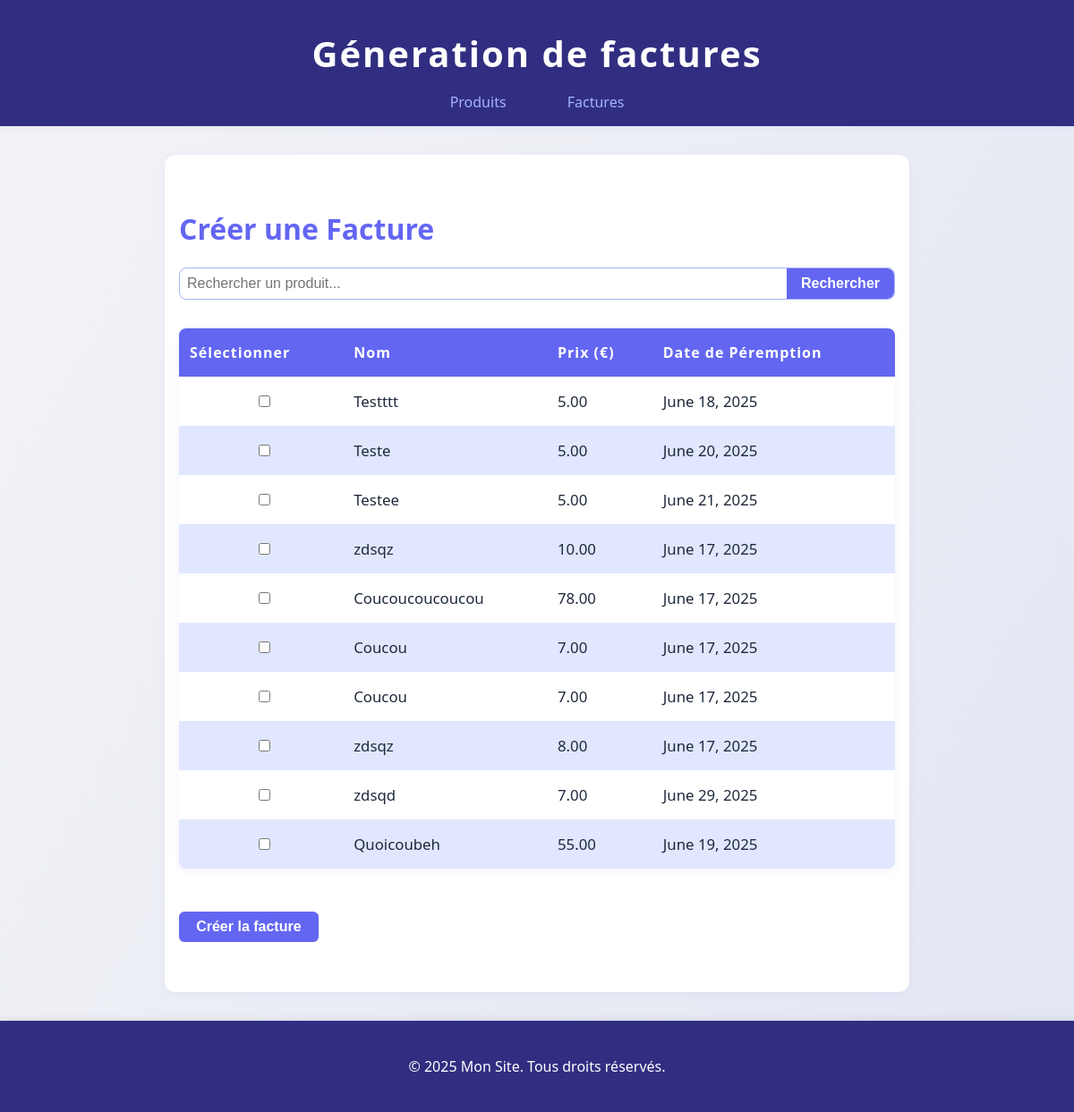
Page /factures/creer/ on the committed database.
### produits/models.py (models this page shows, shortened)
class Produit(models.Model):
    nom = models.CharField(max_length=100)
    prix = models.DecimalField(max_digits=10, decimal_places=2)
    date_peremption = models.DateField()

### factures/views.py (the view, shortened to what this page needs)
# urls.py: path('creer/', creer_facture, name='creer_facture'),
def creer_facture(request):
    query = request.GET.get('q', '')
    produits = Produit.objects.all()
    if query:
        produits = produits.filter(nom__icontains=query)
    return render(request, 'factures/creer_facture.html', {'produits': produits})

### factures/templates/factures/creer_facture.html (shortened to what this page needs)
{% extends "base.html" %}
{% block content %}
<h1>Créer une Facture</h1>
<form method="get" class="search-bar" style="margin-bottom: 1.5rem;">
    <input type="text" name="q" placeholder="Rechercher un produit..." value="{{ request.GET.q }}" />
    <button type="submit">Rechercher</button>
</form>
<form method="post">
    <table class="table-produits">
        <thead>
            <tr>
                <th>Sélectionner</th>
                <th>Nom</th>
                <th>Prix (€)</th>
                <th>Date de Péremption</th>
            </tr>
        </thead>
        <tbody>
        {% for produit in produits %}
            <tr>
                <td><input type="checkbox" name="produits" value="{{ produit.id }}"></td>
                <td>{{ produit.nom }}</td>
                <td>{{ produit.prix }}</td>
                <td>{{ produit.date_peremption }}</td>
            </tr>
        {% endfor %}
        </tbody>
    </table>
    <button type="submit" class="btn-ajouter">Créer la facture</button>
</form>
{% endblock %}

### monsite/static/style.css (style rules this page uses)
:root { --primary-color: #6366f1; --secondary-color: #a5b4fc; --accent-color: #312e81; --background-color: #f3f4f6; --text-color: #1e293b; --white: #fff; --danger: #f43f5e; --danger-hover: #be123c; --table-even: #e0e7ff; --table-odd: #fff; --table-hover: #c7d2fe; --success: #c7fedc; --shadow: 0 2px 8px rgba(99,102,241,0.08); --shadow-strong: 0 4px 24px rgba(99,102,241,0.15); }
body { font-family: 'Segoe UI', Arial, sans-serif; background: linear-gradient(120deg, var(--background-color) 0%, #e3e6f3 100%); margin: 0; padding: 0; min-height: 100vh; }
main h1,main h2,main h3 { color: var(--primary-color); }
button, input[type="submit"] { background: var(--primary-color); color: var(--white); border: none; border-radius: 6px; padding: 0.6rem 1.2rem; font-size: 1rem; font-weight: 600; cursor: pointer; margin-top: 1rem; transition: background 0.2s; }
input, select, textarea { width: 100%; padding: 0.5rem; margin-top: 0.3rem; border: 1px solid var(--secondary-color); border-radius: 4px; font-size: 1rem; box-sizing: border-box; }
.table-produits { width: 100%; border-collapse: collapse; margin: 2rem 0; background: var(--background-color); border-radius: 8px; overflow: hidden; box-shadow: var(--shadow); }
.table-produits th, .table-produits td { padding: 1rem 0.75rem; text-align: left; }
.table-produits th { background: var(--primary-color); color: var(--white); font-weight: 600; letter-spacing: 1px; }
.table-produits tr:nth-child(even) { background: var(--table-even); }
.table-produits tr:nth-child(odd) { background: var(--table-odd); }
.table-produits td { color: var(--text-color); font-size: 1.05rem; cursor: pointer; }
.btn-ajouter { display: inline-block; background: var(--primary-color); color: var(--white); padding: 0.5rem 1.2rem; border-radius: 6px; font-weight: 600; margin-bottom: 1.5rem; text-decoration: none; transition: background 0.2s; }
.search-bar { display: flex; border: 1px solid var(--secondary-color); border-radius: 0.5rem; }
.search-bar input[type="text"] { flex: 1; margin: 0; padding: 0.5rem; border: none; border-radius: 4px; font-size: 1rem; background-color: transparent; }
.search-bar button { background: var(--primary-color); color: var(--white); border: none; border-radius: 0 0.5rem 0.5rem 0; padding: 0.5rem 1rem; font-size: 1rem; cursor: pointer; transition: background 0.2s; margin: 0; }

### rows in the picture
Produit: nom "Testttt", prix "5.00", date_peremption "June 18, 2025"
Produit: nom "Teste", prix "5.00", date_peremption "June 20, 2025"
Produit: nom "Testee", prix "5.00", date_peremption "June 21, 2025"
Produit: nom "zdsqz", prix "10.00", date_peremption "June 17, 2025"
Produit: nom "Coucoucoucoucou", prix "78.00", date_peremption "June 17, 2025"
Produit: nom "Coucou", prix "7.00", date_peremption "June 17, 2025"
Produit: nom "Coucou", prix "7.00", date_peremption "June 17, 2025"
Produit: nom "zdsqz", prix "8.00", date_peremption "June 17, 2025"
Produit: nom "zdsqd", prix "7.00", date_peremption "June 29, 2025"
Produit: nom "Quoicoubeh", prix "55.00", date_peremption "June 19, 2025"
